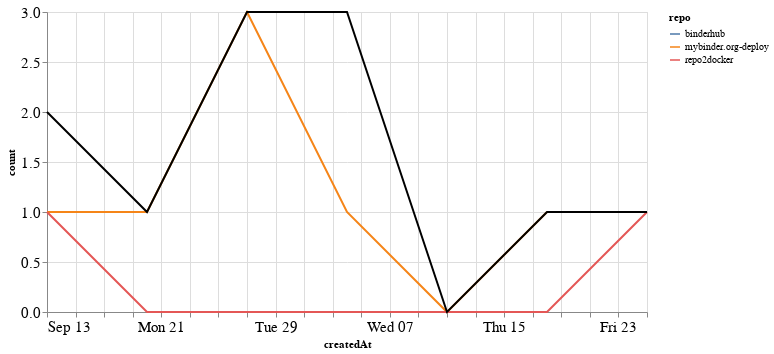

Here is the notebook cell this chart was saved with:
### Markdown cell above
## PRs

### Code cell
prs_time = prs.groupby('repo').resample('W', on='createdAt').count()['author'].reset_index()
prs_time = prs_time.rename(columns={'author': 'count'})
prs_time_total = prs_time.groupby('createdAt').agg({"count": "sum"}).reset_index()

ch1 = alt.Chart(prs_time, width=600).mark_line().encode(
    x='createdAt',
    y='count',
    color='repo',
    tooltip="repo"
)

ch2 = alt.Chart(prs_time_total, width=600).mark_line(color="black").encode(
    x='createdAt',
    y='count',
)

ch1 + ch2

### Figure 1 — Vega-Lite specification as saved in the notebook (floating-point values rounded to 4 significant figures)
{"config": {"axisLeft": {"labelFontSize": 15}, "axisBottom": {"labelFontSize": 15}}, "layer": [{"data": {"name": "data-8cb4d5b514781a18c7d3a123b28519e8"}, "mark": "line", "encoding": {"color": {"type": "nominal", "field": "repo"}, "tooltip": {"type": "nominal", "field": "repo"}, "x": {"type": "temporal", "field": "createdAt"}, "y": {"type": "quantitative", "field": "count"}}, "width": 600}, {"data": {"name": "data-c015750e664d819d8e384dc2d60b1fe9"}, "mark": {"type": "line", "color": "black"}, "encoding": {"x": {"type": "temporal", "field": "createdAt"}, "y": {"type": "quantitative", "field": "count"}}, "width": 600}], "$schema": "https://vega.github.io/schema/vega-lite/v4.8.1.json", "datasets": {"data-8cb4d5b514781a18c7d3a123b28519e8": [{"repo": "binderhub", "createdAt": "2020-10-04T00:00:00", "count": 2}, {"repo": "mybinder.org-deploy", "createdAt": "2020-09-13T00:00:00", "count": 1}, {"repo": "mybinder.org-deploy", "createdAt": "2020-09-20T00:00:00", "count": 1}, {"repo": "mybinder.org-deploy", "createdAt": "2020-09-27T00:00:00", "count": 3}, {"repo": "mybinder.org-deploy", "createdAt": "2020-10-04T00:00:00", "count": 1}, {"repo": "mybinder.org-deploy", "createdAt": "2020-10-11T00:00:00", "count": 0}, {"repo": "mybinder.org-deploy", "createdAt": "2020-10-18T00:00:00", "count": 1}, {"repo": "repo2docker", "createdAt": "2020-09-13T00:00:00", "count": 1}, {"repo": "repo2docker", "createdAt": "2020-09-20T00:00:00", "count": 0}, {"repo": "repo2docker", "createdAt": "2020-09-27T00:00:00", "count": 0}, {"repo": "repo2docker", "createdAt": "2020-10-04T00:00:00", "count": 0}, {"repo": "repo2docker", "createdAt": "2020-10-11T00:00:00", "count": 0}, {"repo": "repo2docker", "createdAt": "2020-10-18T00:00:00", "count": 0}, {"repo": "repo2docker", "createdAt": "2020-10-25T00:00:00", "count": 1}], "data-c015750e664d819d8e384dc2d60b1fe9": [{"createdAt": "2020-09-13T00:00:00", "count": 2}, {"createdAt": "2020-09-20T00:00:00", "count": 1}, {"createdAt": "2020-09-27T00:00:00", "count": 3}, {"createdAt": "2020-10-04T00:00:00", "count": 3}, {"createdAt": "2020-10-11T00:00:00", "count": 0}, {"createdAt": "2020-10-18T00:00:00", "count": 1}, {"createdAt": "2020-10-25T00:00:00", "count": 1}]}}
